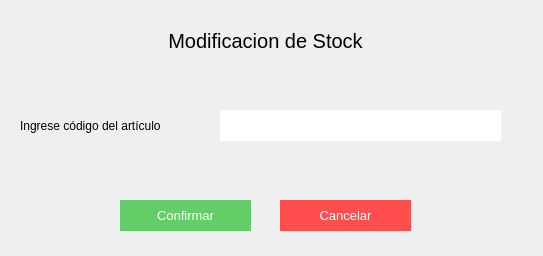
<?xml version="1.0" encoding="UTF-8"?>
<ui version="4.0">
 <class>Form</class>
 <widget class="QWidget" name="Form">
  <property name="geometry">
   <rect>
    <x>0</x>
    <y>0</y>
    <width>543</width>
    <height>256</height>
   </rect>
  </property>
  <property name="windowTitle">
   <string>Form</string>
  </property>
  <property name="styleSheet">
   <string notr="true"/>
  </property>
  <widget class="QPushButton" name="ca_btn_cancelar">
   <property name="geometry">
    <rect>
     <x>280</x>
     <y>200</y>
     <width>131</width>
     <height>31</height>
    </rect>
   </property>
   <property name="styleSheet">
    <string notr="true">color:white;
font-size:10pt;
border:none;
background-color:#ff4e4e;</string>
   </property>
   <property name="text">
    <string>Cancelar</string>
   </property>
  </widget>
  <widget class="QPushButton" name="ca_btn_confirmar">
   <property name="geometry">
    <rect>
     <x>120</x>
     <y>200</y>
     <width>131</width>
     <height>31</height>
    </rect>
   </property>
   <property name="styleSheet">
    <string notr="true">background-color: rgb(99, 206, 104);
color:white;
font-size:10pt;
border:none;</string>
   </property>
   <property name="text">
    <string>Confirmar</string>
   </property>
  </widget>
  <widget class="QLineEdit" name="ca_input_1">
   <property name="geometry">
    <rect>
     <x>220</x>
     <y>110</y>
     <width>281</width>
     <height>31</height>
    </rect>
   </property>
   <property name="styleSheet">
    <string notr="true">border:none;
background-color: rgb(255, 255, 255);
font: 11pt &quot;MS Shell Dlg 2&quot;;</string>
   </property>
  </widget>
  <widget class="QLabel" name="label">
   <property name="geometry">
    <rect>
     <x>20</x>
     <y>110</y>
     <width>191</width>
     <height>31</height>
    </rect>
   </property>
   <property name="styleSheet">
    <string notr="true">font: 11pt &quot;MS Shell Dlg 2&quot;;
text-align:center;</string>
   </property>
   <property name="text">
    <string>Ingrese código del artículo</string>
   </property>
  </widget>
  <widget class="QLabel" name="label_2">
   <property name="geometry">
    <rect>
     <x>150</x>
     <y>20</y>
     <width>231</width>
     <height>41</height>
    </rect>
   </property>
   <property name="styleSheet">
    <string notr="true">font-size:20px;
</string>
   </property>
   <property name="text">
    <string>Modificacion de Stock</string>
   </property>
   <property name="alignment">
    <set>Qt::AlignCenter</set>
   </property>
  </widget>
 </widget>
 <resources/>
 <connections/>
</ui>
